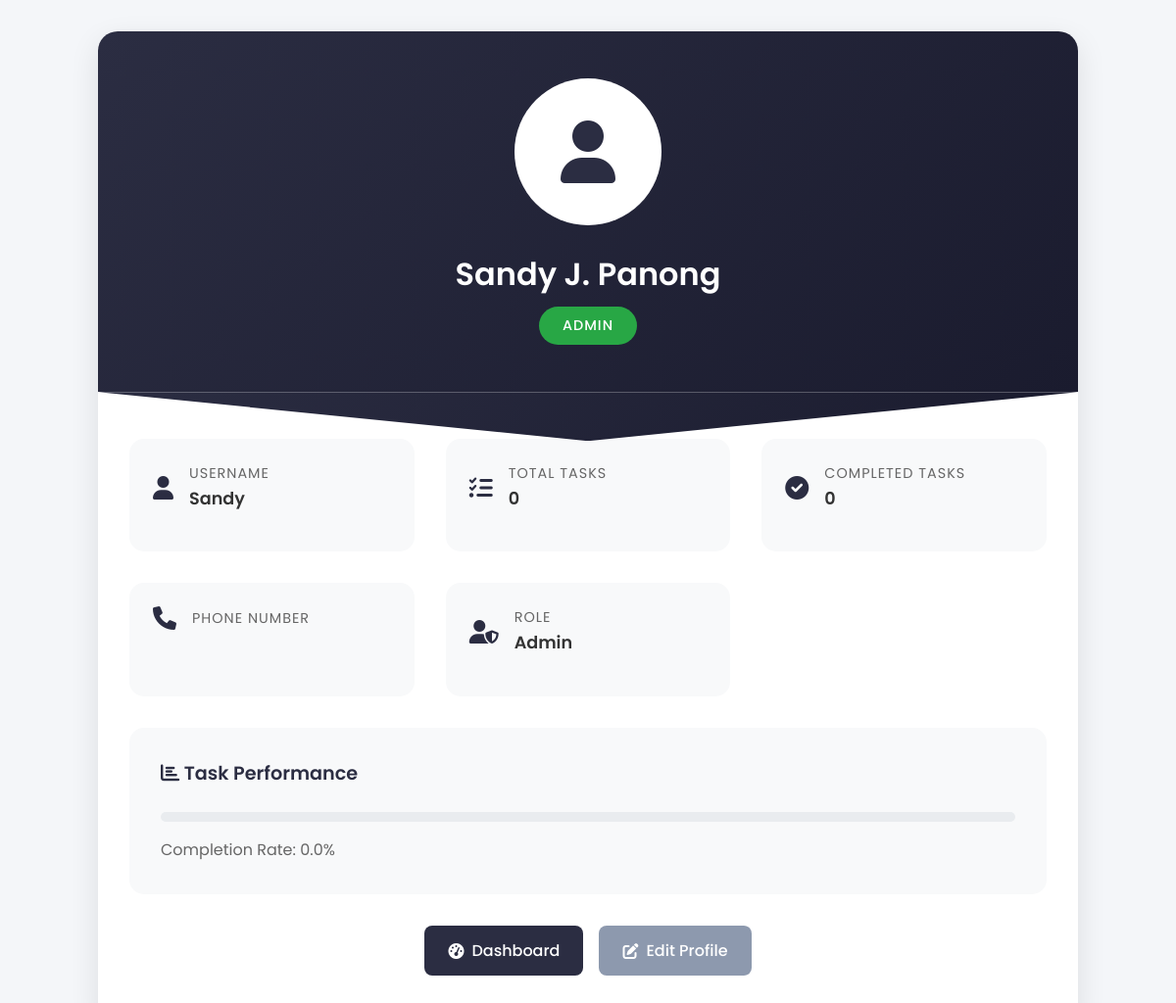
The page /user_management.php (signed in) on the database its author committed.
### tables this page shows
CREATE TABLE IF NOT EXISTS `users` (
  `id` int(11) NOT NULL AUTO_INCREMENT,
  `first_name` varchar(100) NOT NULL,
  `last_name` varchar(100) NOT NULL,
  `middle_name` varchar(100) DEFAULT NULL,
  `username` varchar(100) NOT NULL,
  `password` varchar(255) NOT NULL,
  `role` enum('admin','staff') NOT NULL DEFAULT 'staff',
  `phone` varchar(20) DEFAULT NULL,
  PRIMARY KEY (`id`),
  UNIQUE KEY `username` (`username`)
);

### user_management.php (the view, shortened to what this page needs)
<?php
$host = "localhost";
$dbname = "accountant";
$username = "root";
$password = "";
$conn = new mysqli($host, $username, $password, $dbname);
$user_id = $_SESSION['user_id'];
$stmt = $conn->prepare("
    SELECT
        u.id,
        u.first_name,
        u.last_name,
        u.middle_name,
        u.username,
        u.role,
        u.phone,
        COUNT(DISTINCT t.id) as total_tasks,
        SUM(CASE WHEN t.status = 'completed' THEN 1 ELSE 0 END) as completed_tasks
    FROM users u
    LEFT JOIN tasks t ON u.id = t.assigned_to
    WHERE u.id = ?
    GROUP BY u.id
");
if ($stmt) {
    $stmt->bind_param("i", $user_id);
    $stmt->execute();
    $result = $stmt->get_result();
    if ($result->num_rows > 0) {
        $user = $result->fetch_assoc();
    } else {
        $user = null;
    }
} else {
    die("Query failed: " . $conn->error);
}
$completion_rate = 0;
?>
<!DOCTYPE html>
<html lang="en">
<head>
    <link rel="stylesheet" href="https://cdnjs.cloudflare.com/ajax/libs/font-awesome/6.0.0/css/all.min.css">
</head>
<body>
    <div class="page-container">
        <div class="profile-container">
            <div class="profile-header">
                <div class="profile-avatar">
                    <i class="fas fa-user"></i>
                </div>
                <h1 class="profile-name">
                    <?php
                    if ($user) {
                        $name = htmlspecialchars($user['first_name']);
                        if (!empty($user['middle_name'])) {
                            $name .= ' ' . htmlspecialchars(substr($user['middle_name'], 0, 1)) . '.';
                        }
                        $name .= ' ' . htmlspecialchars($user['last_name']);
                        echo $name;
                    } else {
                        echo "User not found";
                    }
                    ?>
                </h1>
                <span class="profile-role role-<?php echo $user ? strtolower($user['role']) : ''; ?>">
                    <?php echo $user ? ucfirst($user['role']) : 'N/A'; ?>
                </span>
            </div>
            <div class="profile-content">
                <div class="info-grid">
                    <div class="info-card">
                        <div class="info-card-header">
                            <i class="fas fa-user"></i>
                            <div>
                                <div class="info-card-title">Username</div>
                                <div class="info-card-value"><?php echo $user ? htmlspecialchars($user['username']) : 'N/A'; ?></div>
                            </div>
                        </div>
                    </div>
                    <div class="info-card">
                        <div class="info-card-header">
                            <i class="fas fa-tasks"></i>
                            <div>
                                <div class="info-card-title">Total Tasks</div>
                                <div class="info-card-value"><?php echo $user ? $user['total_tasks'] : '0'; ?></div>
                            </div>
                        </div>
                    </div>
                    <div class="info-card">
                        <div class="info-card-header">
                            <i class="fas fa-check-circle"></i>
                            <div>
                                <div class="info-card-title">Completed Tasks</div>
                                <div class="info-card-value"><?php echo $user ? $user['completed_tasks'] : '0'; ?></div>
                            </div>
                        </div>
                    </div>
                    <div class="info-card">
                        <div class="info-card-header">
                            <i class="fas fa-phone"></i>
                            <div>
                                <div class="info-card-title">Phone Number</div>
                            </div>
                        </div>
                    </div>
                    <div class="info-card">
                        <div class="info-card-header">
                            <i class="fas fa-user-shield"></i>
                            <div>
                                <div class="info-card-title">Role</div>
                                <div class="info-card-value"><?php echo $user ? ucfirst(htmlspecialchars($user['role'])) : 'N/A'; ?></div>
                            </div>
                        </div>
                    </div>
                </div>
                <div class="stats-container">
                    <div class="stats-header">
                        <i class="fas fa-chart-bar"></i> Task Performance
                    </div>
                    <div class="progress-container">
                    </div>
                    <div style="display: flex; justify-content: space-between; color: var(--light-text);">
                        <span>Completion Rate: <?php echo number_format($completion_rate, 1); ?>%</span>
                    </div>
                </div>
                <div class="action-buttons">
                    <a href="dashboard.php" class="btn btn-primary">
                        <i class="fas fa-tachometer-alt"></i> Dashboard
                    </a>
                    <a href="edit_profile.php" class="btn btn-secondary">
                        <i class="fas fa-edit"></i> Edit Profile
                    </a>
                </div>
            </div>
        </div>
    </div>
</body>
</html>

### user_management.php (style rules this page uses)
:root { --primary-color: #2b2d42; --secondary-color: #8d99ae; --accent-color: #ef233c; --success-color: #28a745; --warning-color: #ffc107; --text-color: #333; --light-text: #666; --white: #fff; --gradient: linear-gradient(135deg, #2b2d42 0%, #1a1b2e 100%); }
* { margin: 0; padding: 0; box-sizing: border-box; }
body { font-family: 'Poppins', sans-serif; background: #f4f6f9; color: var(--text-color); line-height: 1.6; }
.page-container { min-height: 100vh; display: flex; justify-content: center; align-items: center; padding: 2rem; }
.profile-container { background: var(--white); width: 100%; max-width: 1000px; border-radius: 20px; box-shadow: 0 10px 30px rgba(0, 0, 0, 0.1); overflow: hidden; }
.profile-header { background: var(--gradient); padding: 3rem 2rem; color: var(--white); text-align: center; position: relative; }
.profile-header::after { content: ''; position: absolute; bottom: -50px; left: 0; right: 0; height: 50px; background: var(--gradient); clip-path: polygon(0 0, 100% 0, 50% 100%); }
.profile-avatar { width: 150px; height: 150px; border-radius: 50%; background: var(--white); padding: 5px; margin: 0 auto 1.5rem; display: flex; align-items: center; justify-content: center; font-size: 4rem; color: var(--primary-color); }
.profile-name { font-size: 2rem; font-weight: 600; margin-bottom: 0.5rem; }
.profile-role { display: inline-block; padding: 0.5rem 1.5rem; border-radius: 25px; font-size: 0.9rem; font-weight: 500; text-transform: uppercase; letter-spacing: 1px; }
.role-admin { background: var(--success-color); color: var(--white); }
.profile-content { padding: 3rem 2rem; }
.info-grid { display: grid; grid-template-columns: repeat(auto-fit, minmax(250px, 1fr)); gap: 2rem; margin-bottom: 2rem; }
.info-card { background: #f8f9fa; padding: 1.5rem; border-radius: 15px; transition: transform 0.3s ease; }
.info-card-header { display: flex; align-items: center; gap: 1rem; margin-bottom: 1rem; }
.info-card i { font-size: 1.5rem; color: var(--primary-color); }
.info-card-title { font-size: 0.9rem; color: var(--light-text); text-transform: uppercase; letter-spacing: 1px; }
.info-card-value { font-size: 1.1rem; font-weight: 600; color: var(--text-color); }
.stats-container { background: #f8f9fa; border-radius: 15px; padding: 2rem; margin-bottom: 2rem; }
.stats-header { margin-bottom: 1.5rem; font-size: 1.2rem; font-weight: 600; color: var(--primary-color); }
.progress-container { width: 100%; height: 10px; background: #e9ecef; border-radius: 5px; margin: 1rem 0; overflow: hidden; }
.action-buttons { display: flex; gap: 1rem; justify-content: center; margin-top: 2rem; }
.btn { display: inline-flex; align-items: center; gap: 0.5rem; padding: 0.8rem 1.5rem; border-radius: 8px; font-weight: 500; text-decoration: none; transition: all 0.3s ease; }
.btn-primary { background: var(--primary-color); color: var(--white); }
.btn-secondary { background: var(--secondary-color); color: var(--white); }

### rows shown on the page
users: name "Sandy J. Panong", role "ADMIN", username "Sandy", role "Admin"

### other values the page prints
$user['total_tasks'] "0"
$user['completed_tasks'] "0"
$completion_rate "0.0"
